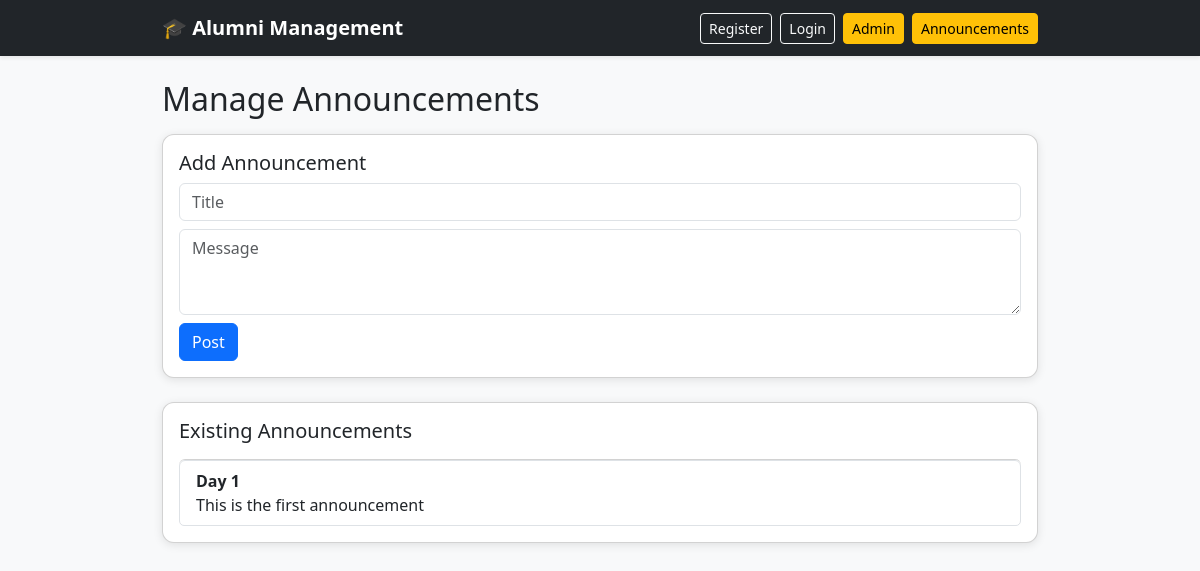
Before: /admin-announcements (signed in) with the older database file.
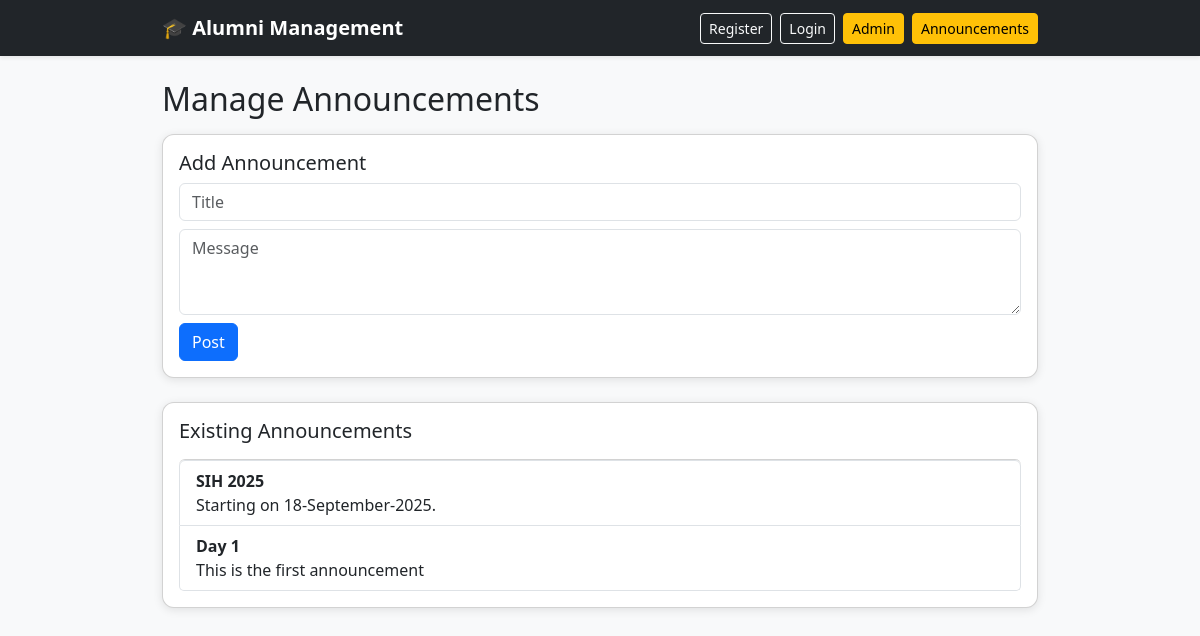
After: the same page with the newer database file.
### tables this page shows
CREATE TABLE announcements (
                    id INTEGER PRIMARY KEY AUTOINCREMENT,
                    title TEXT,
                    message TEXT
                );

### app.py (the view)
@app.route("/admin-announcements", methods=["GET", "POST"])
def admin_announcements():
    if "admin" not in session:
        return redirect(url_for("admin_login"))
    conn = sqlite3.connect("database.db")
    cursor = conn.cursor()
    if request.method == "POST":
        title = request.form["title"]
        message = request.form["message"]
        cursor.execute("INSERT INTO announcements (title, message) VALUES (?, ?)", (title, message))
        conn.commit()
    cursor.execute("SELECT * FROM announcements ORDER BY id DESC")
    announcements = cursor.fetchall()
    conn.close()
    return render_template("admin_announcements.html", announcements=announcements)

### templates/admin_announcements.html
{% extends "base.html" %}
{% block content %}
<h2 class="mb-3">Manage Announcements</h2>
<div class="card p-3 mb-4">
    <h5>Add Announcement</h5>
    <form method="POST">
        <input type="text" name="title" placeholder="Title" class="form-control mb-2" required>
        <textarea name="message" placeholder="Message" class="form-control mb-2" rows="3" required></textarea>
        <button type="submit" class="btn btn-primary">Post</button>
    </form>
</div>
<div class="card p-3">
    <h5>Existing Announcements</h5>
    <ul class="list-group mt-2">
        {% for ann in announcements %}
        <li class="list-group-item">
            <strong>{{ ann[1] }}</strong><br>{{ ann[2] }}
        </li>
        {% endfor %}
    </ul>
</div>
{% endblock %}

Changed rows visible on the page:
added announcements: title "SIH 2025", message "Starting on 18-September-2025."
